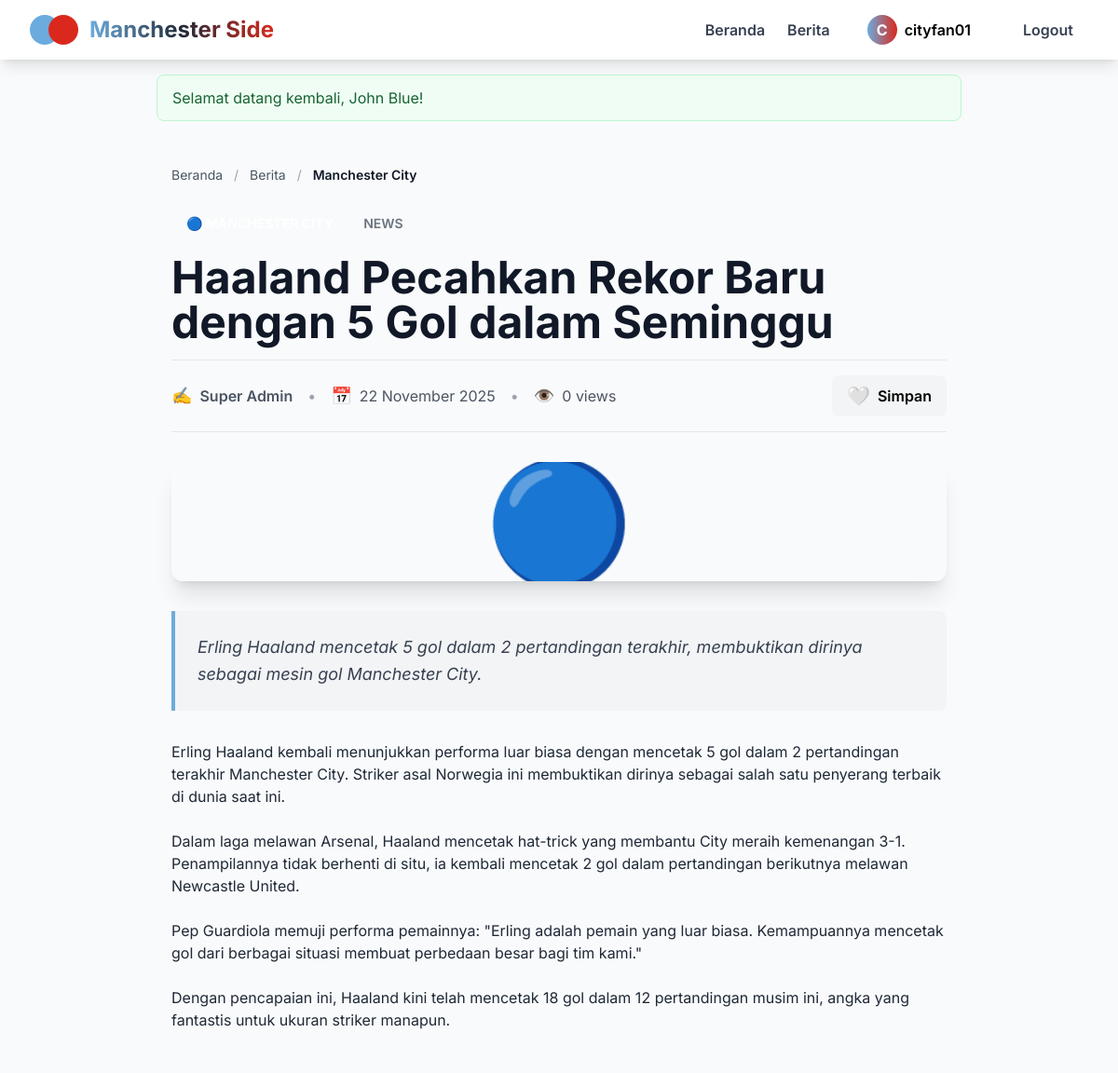
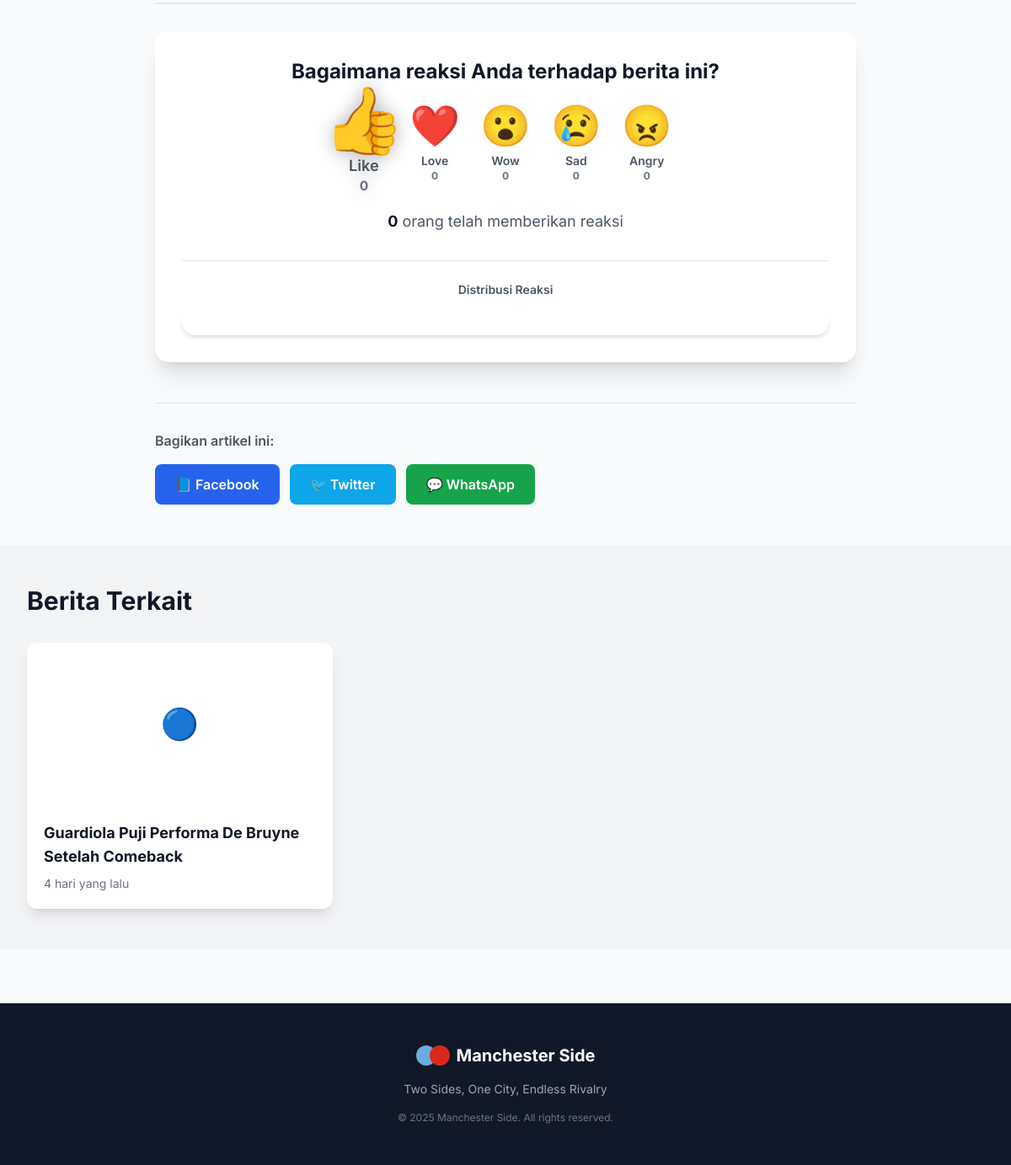
Page /news-detail.php?slug=haaland-pecahkan-rekor-5-gol (signed in) on the committed database (2 pictures, top to bottom).
### tables this page shows
CREATE TABLE users (
    id INT PRIMARY KEY AUTO_INCREMENT,
    username VARCHAR(50) NOT NULL UNIQUE,
    email VARCHAR(100) NOT NULL UNIQUE,
    password VARCHAR(255) NOT NULL,  
    full_name VARCHAR(100),
    favorite_team VARCHAR(10),  
    avatar VARCHAR(255) DEFAULT 'default-avatar.png',
    bio TEXT,
    is_active TINYINT(1) DEFAULT 1,
    created_at TIMESTAMP DEFAULT CURRENT_TIMESTAMP,
    updated_at TIMESTAMP DEFAULT CURRENT_TIMESTAMP ON UPDATE CURRENT_TIMESTAMP,
    FOREIGN KEY (favorite_team) REFERENCES clubs(code) ON DELETE SET NULL
);

CREATE TABLE articles (
    id INT PRIMARY KEY AUTO_INCREMENT,
    title VARCHAR(255) NOT NULL,
    slug VARCHAR(255) NOT NULL UNIQUE,
    content TEXT NOT NULL,
    excerpt VARCHAR(500),
    image_url VARCHAR(255),
    club_id INT,  
    author_id INT NOT NULL,
    category ENUM('news', 'match', 'transfer', 'interview', 'analysis') DEFAULT 'news',
    is_published TINYINT(1) DEFAULT 0,
    is_featured TINYINT(1) DEFAULT 0,
    views INT DEFAULT 0,
    reaction_like INT DEFAULT 0,
    reaction_love INT DEFAULT 0,
    reaction_wow INT DEFAULT 0,
    reaction_sad INT DEFAULT 0,
    reaction_angry INT DEFAULT 0,
    total_reactions INT DEFAULT 0,
    published_at TIMESTAMP NULL,
    created_at TIMESTAMP DEFAULT CURRENT_TIMESTAMP,
    updated_at TIMESTAMP DEFAULT CURRENT_TIMESTAMP ON UPDATE CURRENT_TIMESTAMP,
    FOREIGN KEY (club_id) REFERENCES clubs(id) ON DELETE SET NULL,
    FOREIGN KEY (author_id) REFERENCES admins(id) ON DELETE CASCADE,
    INDEX idx_slug (slug),
    INDEX idx_published (is_published, published_at)
);

CREATE TABLE clubs (
    id INT PRIMARY KEY AUTO_INCREMENT,
    name VARCHAR(100) NOT NULL,
    code VARCHAR(10) NOT NULL UNIQUE,  
    full_name VARCHAR(150) NOT NULL,
    founded_year INT NOT NULL,
    stadium_name VARCHAR(100) NOT NULL,
    stadium_capacity INT NOT NULL,
    stadium_location VARCHAR(200),
    history TEXT,
    achievements TEXT,
    color_primary VARCHAR(7) NOT NULL,  
    color_secondary VARCHAR(7) NOT NULL,
    logo_url VARCHAR(255),
    created_at TIMESTAMP DEFAULT CURRENT_TIMESTAMP
);

### news-detail.php (the view, shortened to what the rows shown need)
<?php
require_once 'includes/config.php';
$db = getDB();
$slug = $_GET['slug'] ?? '';
$stmt = $db->prepare("SELECT
    a.id, a.title, a.slug, a.content, a.excerpt, a.image_url, a.category, a.views, a.published_at,
    a.reaction_like, a.reaction_love, a.reaction_wow, a.reaction_sad, a.reaction_angry, a.total_reactions,
    c.name as club_name, c.code as club_code, c.color_primary, c.color_secondary,
    ad.full_name as author_name
FROM articles a
LEFT JOIN clubs c ON a.club_id = c.id
JOIN admins ad ON a.author_id = ad.id
WHERE a.slug = ? AND a.is_published = 1");
$stmt->bind_param("s", $slug);
$stmt->execute();
$result = $stmt->get_result();
$article = $result->fetch_assoc();
$user_reaction = null;
if (isLoggedIn()) {
    $user_id = $_SESSION['user_id'];
    $reaction_check = $db->prepare("SELECT reaction_type FROM article_reactions WHERE user_id = ? AND article_id = ?");
    $reaction_check->bind_param("ii", $user_id, $article['id']);
    $reaction_check->execute();
    $reaction_result = $reaction_check->get_result();
    if ($reaction_result->num_rows > 0) {
        $user_reaction = $reaction_result->fetch_assoc()['reaction_type'];
    }
}
if ($article['club_code']) {
    $club_id = ($article['club_code'] === 'CITY') ? 1 : 2;
    $related_query = $db->prepare("SELECT
        a.id, a.title, a.slug, a.image_url, a.published_at,
        c.code as club_code
    FROM articles a
    LEFT JOIN clubs c ON a.club_id = c.id
    WHERE a.is_published = 1 AND a.id != ? AND a.club_id = ?
    ORDER BY a.published_at DESC
    LIMIT 3");
    $related_query->bind_param("ii", $article['id'], $club_id);
    $related_query->execute();
    $related_result = $related_query->get_result();
}
$current_user = getCurrentUser();
$reaction_emojis = [
    'like' => '👍',
    'love' => '❤️',
    'wow' => '😮',
    'sad' => '😢',
    'angry' => '😠'
];
?>
<!DOCTYPE html>
<html lang="id">
<head>
    <script src="https://cdn.tailwindcss.com"></script>
</head>
<body class="bg-gray-50">
    <nav class="bg-white shadow-lg sticky top-0 z-50">
        <div class="max-w-7xl mx-auto px-4 sm:px-6 lg:px-8">
            <div class="flex justify-between items-center h-16">
                <div class="hidden md:flex items-center space-x-6">
                    <?php if ($current_user): ?>
                        <a href="profile.php" class="flex items-center space-x-2 px-4 py-2 hover:bg-gray-100 rounded-lg transition">
                            <div class="w-8 h-8 bg-gradient-to-r from-city-blue to-united-red rounded-full flex items-center justify-center text-white font-bold">
                                <?php echo strtoupper(substr($current_user['username'], 0, 1)); ?>
                            </div>
                            <span class="font-semibold"><?php echo $current_user['username']; ?></span>
                        </a>
                        <a href="logout.php" class="px-4 py-2 text-gray-700 hover:text-red-600 font-semibold transition">Logout</a>
                    <?php else: ?>
                        <a href="login.php" class="px-4 py-2 text-gray-700 hover:text-city-blue font-semibold transition">Masuk</a>
                        <a href="register.php" class="px-5 py-2 bg-gradient-to-r from-city-blue to-united-red text-white font-semibold rounded-lg hover:shadow-lg transition">Daftar</a>
                    <?php endif; ?>
                </div>
            </div>
        </div>
    </nav>
    <article class="max-w-4xl mx-auto px-4 sm:px-6 lg:px-8 py-12">
        <nav class="mb-6 text-sm">
            <a href="index.php" class="text-gray-600 hover:text-city-blue">Beranda</a>
            <span class="text-gray-400 mx-2">/</span>
            <a href="news.php" class="text-gray-600 hover:text-city-blue">Berita</a>
            <span class="text-gray-400 mx-2">/</span>
            <span class="text-gray-900 font-semibold"><?php echo $article['club_name'] ?? 'Umum'; ?></span>
        </nav>
        <header class="mb-8">
            <?php if ($article['club_code']): ?>
                <div class="mb-4">
                    <span class="inline-block px-4 py-2 bg-gradient-to-r from-<?php echo $article['club_code'] === 'CITY' ? 'city-blue' : 'united-red'; ?>-500 to-<?php echo $article['club_code'] === 'CITY' ? 'city-navy' : 'red'; ?>-900 text-white rounded-full text-sm font-bold">
                        <?php echo getClubEmoji($article['club_code']); ?> <?php echo strtoupper($article['club_name']); ?>
                    </span>
                    <span class="ml-3 text-gray-500 text-sm uppercase font-semibold"><?php echo $article['category']; ?></span>
                </div>
            <?php endif; ?>
            <h1 class="text-4xl md:text-5xl font-bold text-gray-900 mb-4 leading-tight">
                <?php echo $article['title']; ?>
            </h1>
            <div class="flex items-center justify-between py-4 border-y border-gray-200">
                <div class="flex items-center space-x-4 text-gray-600">
                    <div class="flex items-center space-x-2">
                        <span class="text-lg">✍️</span>
                        <span class="font-semibold"><?php echo $article['author_name']; ?></span>
                    </div>
                    <div class="flex items-center space-x-2">
                        <span class="text-lg">📅</span>
                        <span><?php echo formatDateIndo($article['published_at']); ?></span>
                    </div>
                    <div class="flex items-center space-x-2">
                        <span class="text-lg">👁️</span>
                        <span><?php echo formatNumber($article['views']); ?> views</span>
                    </div>
                </div>
                <form method="POST" action="">
                </form>
            </div>
        </header>
        <div class="mb-8">
            <div class="aspect-w-16 aspect-h-9 bg-gradient-to-br from-<?php echo $article['club_code'] === 'CITY' ? 'city-blue' : ($article['club_code'] === 'UNITED' ? 'united-red' : 'gray'); ?>-500 to-<?php echo $article['club_code'] === 'CITY' ? 'city-navy' : ($article['club_code'] === 'UNITED' ? 'red' : 'gray'); ?>-900 rounded-xl overflow-hidden shadow-xl">
            </div>
        </div>
        <?php if ($article['excerpt']): ?>
            <div class="bg-gray-100 border-l-4 border-<?php echo $article['club_code'] === 'CITY' ? 'city-blue' : 'united-red'; ?> p-6 mb-8 rounded-r-lg">
                <p class="text-lg text-gray-700 italic leading-relaxed">
                    <?php echo $article['excerpt']; ?>
                </p>
            </div>
        <?php endif; ?>
        <div class="article-content prose prose-lg max-w-none text-gray-800">
            <?php echo nl2br($article['content']); ?>
        </div>
        <div class="mt-12 pt-8 border-t-2 border-gray-200">
            <div class="bg-white rounded-2xl shadow-xl p-8">
                <div id="reaction-buttons" class="flex justify-center items-center gap-6 mb-8">
                    <?php foreach ($reaction_emojis as $type => $emoji): ?>
                        <button
                            onclick="handleReaction('<?php echo $type; ?>')"
                            class="reaction-btn flex flex-col items-center group <?php echo $user_reaction === $type ? 'active' : ''; ?>"
                            data-reaction="<?php echo $type; ?>"
                        >
                            <div class="text-5xl mb-2 transition-transform <?php echo $user_reaction === $type ? 'scale-125' : ''; ?>">
                                <?php echo $emoji; ?>
                            </div>
                            <span class="text-sm font-semibold text-gray-600 group-hover:text-gray-900 capitalize">
                                <?php echo ucfirst($type); ?>
                            </span>
                            <span class="reaction-count text-xs text-gray-500 font-bold" data-type="<?php echo $type; ?>">
                                <?php echo formatNumber($article['reaction_' . $type]); ?>
                            </span>
                        </button>
                    <?php endforeach; ?>
                </div>
                <div class="text-center text-gray-600">
                    <p class="text-lg">
                        <span id="total-reactions" class="font-bold text-gray-900"><?php echo formatNumber($article['total_reactions']); ?></span>
                        orang telah memberikan reaksi
                    </p>
                </div>
            </div>
        </div>
        <div class="mt-12 pt-8 border-t border-gray-200">
            <p class="text-gray-600 font-semibold mb-4">Bagikan artikel ini:</p>
            <div class="flex space-x-3">
            </div>
        </div>
    </article>
    <?php if ($related_result->num_rows > 0): ?>
    <section class="max-w-7xl mx-auto px-4 sm:px-6 lg:px-8 py-12 bg-gray-100">
        <h2 class="text-3xl font-bold text-gray-900 mb-8">Berita Terkait</h2>
        <div class="grid md:grid-cols-3 gap-6">
            <?php while ($related = $related_result->fetch_assoc()): ?>
                <a href="news-detail.php?slug=<?php echo $related['slug']; ?>" class="bg-white rounded-xl shadow-lg overflow-hidden hover:shadow-xl transition group">
                    <div class="h-48 bg-gradient-to-br from-<?php echo $related['club_code'] === 'CITY' ? 'city-blue' : 'united-red'; ?>-500 to-<?php echo $related['club_code'] === 'CITY' ? 'city-navy' : 'red'; ?>-900 flex items-center justify-center text-white text-4xl">
                        <?php echo $related['club_code'] === 'CITY' ? '🔵' : '🔴'; ?>
                    </div>
                    <div class="p-5">
                        <h3 class="text-lg font-bold text-gray-900 mb-2 group-hover:text-city-blue transition">
                            <?php echo truncateText($related['title'], 70); ?>
                        </h3>
                        <p class="text-sm text-gray-500"><?php echo timeAgo($related['published_at']); ?></p>
                    </div>
                </a>
            <?php endwhile; ?>
        </div>
    </section>
    <?php endif; ?>
</body>
</html>

### rows in the picture
users: username "C", username "cityfan01"
articles: club.name "Manchester City", club.code "🔵", category "NEWS", title "Haaland Pecahkan Rekor Baru dengan 5 Gol dalam Seminggu", author.full_name "Super Admin", published_at "22 November 2025", views "0", excerpt "Erling Haaland mencetak 5 gol dalam 2 pertandingan terakhir, membuktikan dirinya sebagai mesin gol Manchester City.", content "Erling Haaland kembali menunjukkan performa luar biasa dengan mencetak 5 gol dalam 2 pertandingan terakhir Manchester City. Striker asal Norwegia ini membuktikan dirinya sebagai salah satu penyerang terbaik di dunia saat ini. Dalam laga melawan Arsenal, Haaland mencetak hat-trick yang membantu City meraih kemenangan 3-1. Penampilannya tidak berhenti di situ, ia kembali mencetak 2 gol dalam pertandingan berikutnya melawan Newcastle United. Pep Guardiola memuji performa pemainnya: \"Erling adalah pemain yang luar biasa. Kemampuannya mencetak gol dari berbagai situasi membuat perbedaan besar bagi tim kami.\" Dengan pencapaian ini, Haaland kini telah mencetak 18 gol dalam 12 pertandingan musim…", reaction_like "0", reaction_love "0", reaction_wow "0", reaction_sad "0", reaction_angry "0", total_reactions "0"
articles: title "Guardiola Puji Performa De Bruyne Setelah Comeback", published_at "4 hari yang lalu"

### other values in the picture
$flash['message'] "Selamat datang kembali, John Blue!"
$emoji "👍"
$type "Like"
$emoji "❤️"
$type "Love"
$emoji "😮"
$type "Wow"
$emoji "😢"
$type "Sad"
$emoji "😠"
$type "Angry"
SITE_TAGLINE "Two Sides, One City, Endless Rivalry"
